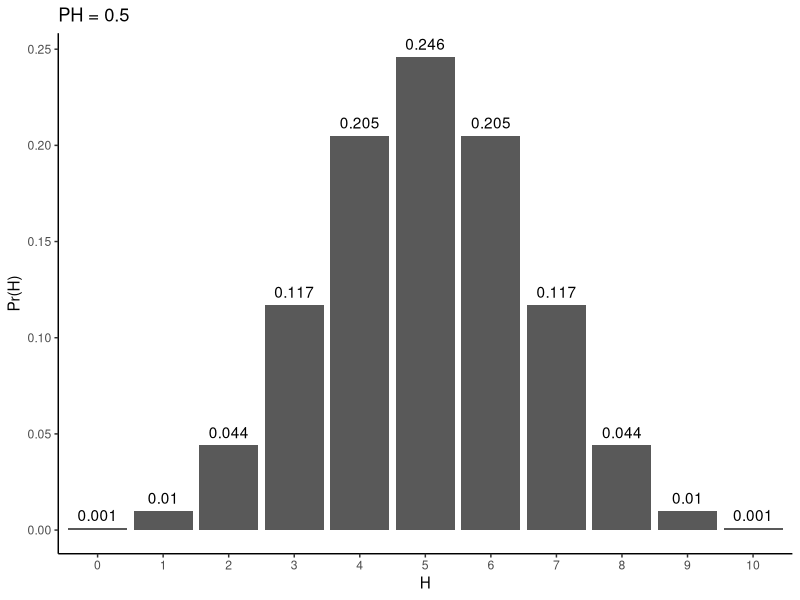
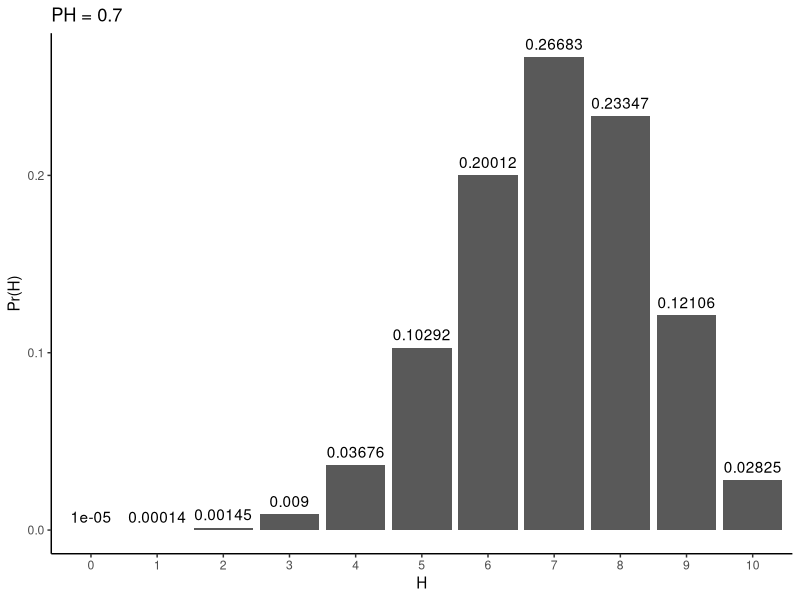
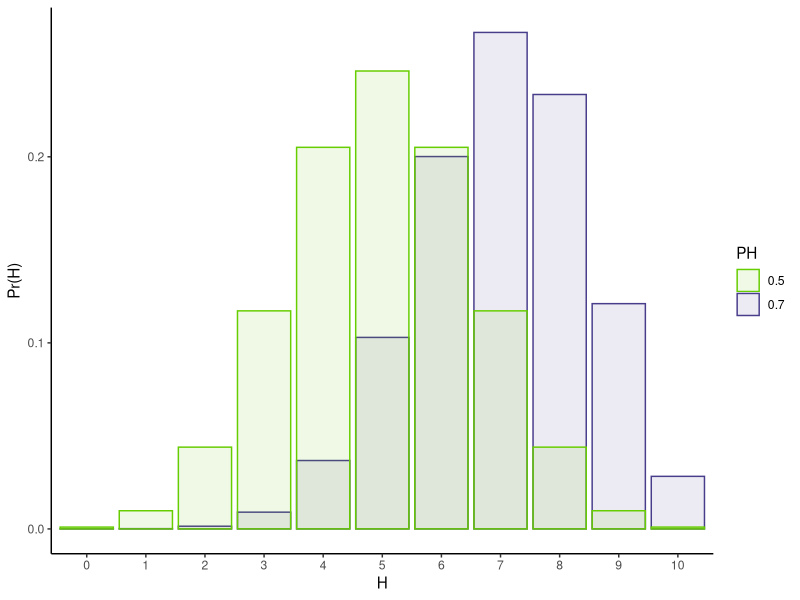
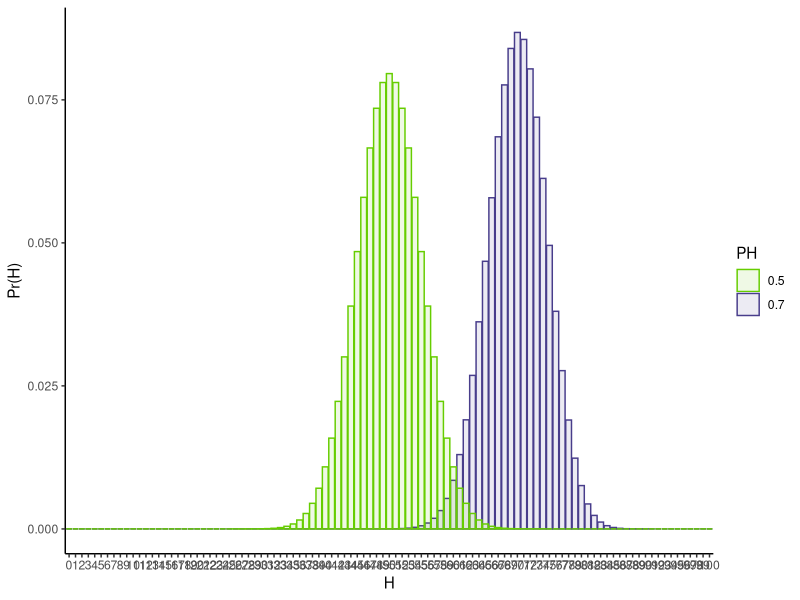

Recreate these plots in R, in order.
## ---- chunk 1
#| code-fold: true
#| code-summary: "Show the code"

# Set seed to ensure consistent results
set.seed(164)

# Flip coins 10 times
flips <- rbinom(10, size = 1, prob = 0.5)

# Convert to strings of heads (1s) and tails (0s):
flips_HT <- ifelse(flips == 1, "H", "T")

# Show results
cat("10 flips of the coin yielded: ", flips_HT, "\n")
## ---- chunk 2
#| code-fold: true
#| code-summary: "Show the code"

library(ggplot2)
library(dplyr)

# Number of flips
N <- 10

# Probability of heads
PH <- 0.5

# Number of heads
Hs <- 0:N


# P(H | N, PH)
pofH <- round(dbinom(Hs, N, prob = PH),
              digits = 3)

tibble(pofH = pofH,
       H = factor(Hs)) %>%
  ggplot(aes(x = H, y = pofH)) + 
  geom_bar(stat = 'identity') + 
  theme_classic() + 
  xlab('H') + 
  ylab('Pr(H)') + 
  ggtitle(paste0("PH = ", PH)) +
  geom_text(aes(label = pofH, x = H, y = pofH), 
            vjust = -0.6)



## ---- chunk 3
#| code-fold: true
#| code-summary: "Show the code"


# Probability of heads
PH <- 0.7

# P(H | N, PH)
  # More precision to prevent 0s
pofH <- round(dbinom(Hs, N, prob = PH),
              digits = 5)


tibble(pofH = pofH,
       H = factor(Hs)) %>%
  ggplot(aes(x = H, y = pofH)) + 
  geom_bar(stat = 'identity') + 
  theme_classic() + 
  xlab('H') + 
  ylab('Pr(H)') + 
  ggtitle(paste0("PH = ", PH)) +
  geom_text(aes(label = pofH, x = H, y = pofH), 
            vjust = -0.6)



## ---- chunk 4
#| code-fold: true
#| code-summary: "Show the code"


# Probability of heads
PH1 <- 0.7
PH2 <- 0.5

# P(H | N, PH)
  # More precision to prevent 0s
pofH1 <- dbinom(Hs, N, prob = PH1)
pofH2 <- dbinom(Hs, N, prob = PH2)


tibble(pofH = c(pofH1, pofH2),
       H = factor(c(Hs, Hs)),
       PH = factor(rep(c(PH1, PH2), each = 11))) %>%
  ggplot(aes(x = H, y = pofH, 
             fill = PH, color = PH)) + 
  geom_bar(stat = 'identity',
           position = 'identity',
           alpha = 0.1) + 
  theme_classic() + 
  scale_fill_manual(values = c('chartreuse3',
                               'darkslateblue')) +
  scale_color_manual(values = c('chartreuse3',
                               'darkslateblue')) +
  xlab('H') + 
  ylab('Pr(H)')
## ---- chunk 5
#| code-fold: true
#| code-summary: "Show the code"


# Show results
cat("Pr(7 H | PH = 0.5): ", round(dbinom(7, 10, 0.5), 3), "\n")
## ---- chunk 6
#| code-fold: true
#| code-summary: "Show the code"


# Show results
cat("Pr(50 H | PH = 0.5, N = 100): ", round(dbinom(50, 100, 0.5), 3), "\n")
## ---- chunk 7
#| code-fold: true
#| code-summary: "Show the code"


# Show results
cat("Pr(509 H | PH = 0.5, N = 1000): ", round(dbinom(500, 1000, 0.5), 3), "\n")
## ---- chunk 8
#| code-fold: true
#| code-summary: "Show the code"


# Probability of heads
PH1 <- 0.7
PH2 <- 0.5

# P(H | N, PH)
  # More precision to prevent 0s
pofH1 <- dbinom(0:100, 100, prob = PH1)
pofH2 <- dbinom(0:100, 100, prob = PH2)


tibble(pofH = c(pofH1, pofH2),
       H = factor(c(0:100, 0:100)),
       PH = factor(rep(c(PH1, PH2), each = 101))) %>%
  ggplot(aes(x = H, y = pofH, 
             fill = PH, color = PH)) + 
  geom_bar(stat = 'identity',
           position = 'identity',
           alpha = 0.1) + 
  theme_classic() + 
  scale_fill_manual(values = c('chartreuse3',
                               'darkslateblue')) +
  scale_color_manual(values = c('chartreuse3',
                               'darkslateblue')) +
  xlab('H') + 
  ylab('Pr(H)')
